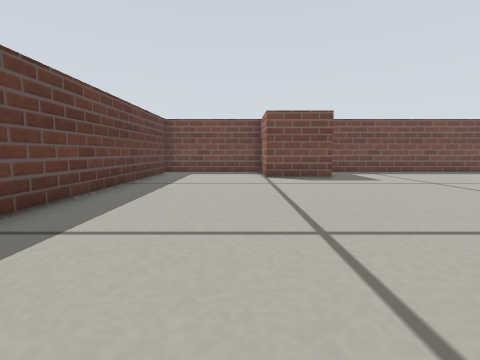
view 1 (above)

16 first-person views from a walk through a Gazebo world. The camera is 0.19 m above the floor, tilts 6° down and sees 85° across. The floor is counted in squares, 0.2 m on a side. Each view is taken from the middle of a square. On the plan, view 1 faces up. The plan holds only what a view shows up to about 11 squares ahead; the rest is blank.

view 2
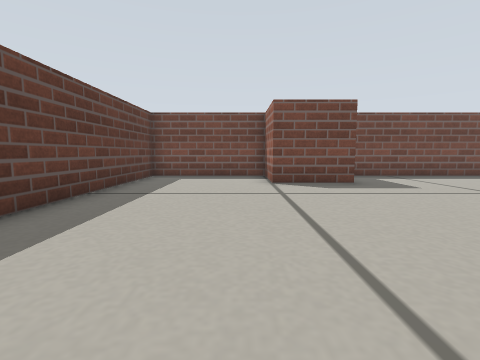

view 3
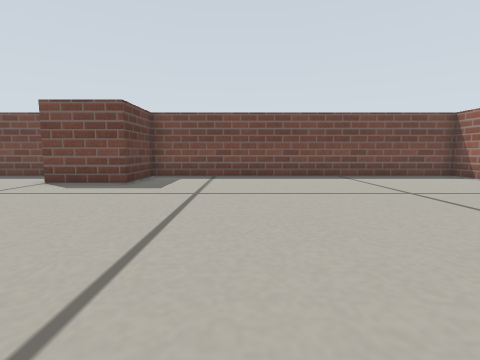

view 4
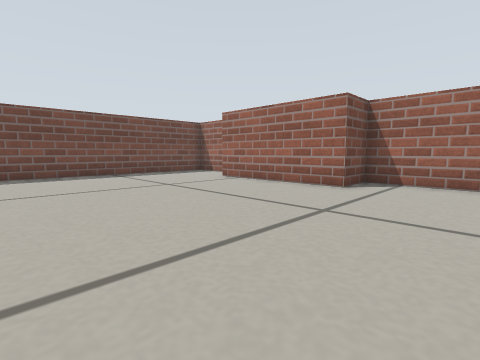

view 5
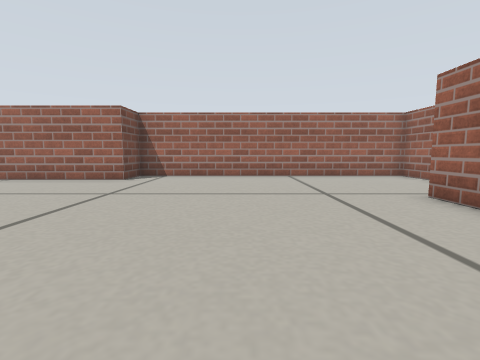

view 6
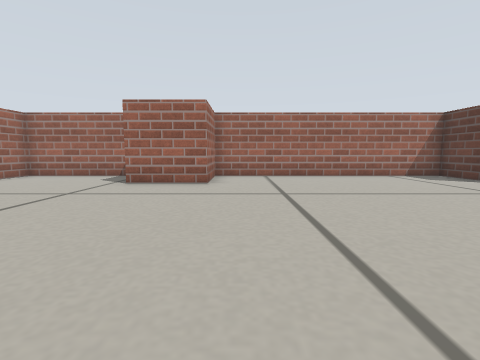

view 7
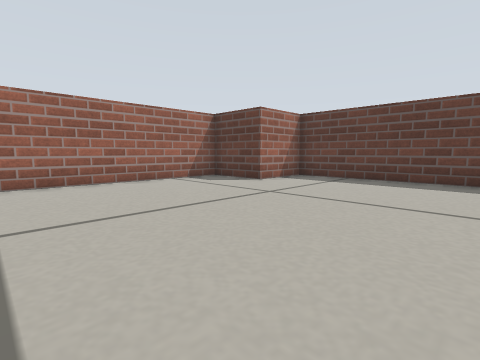

view 8
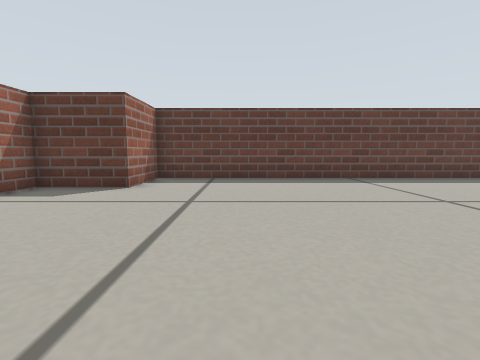

view 9
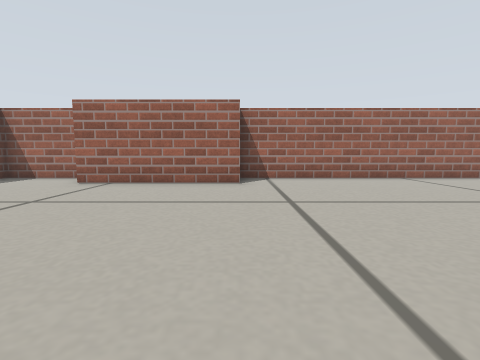

view 10
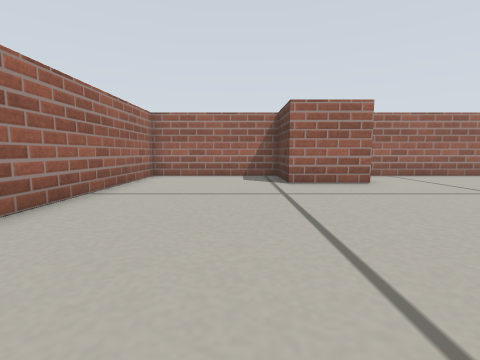

view 11
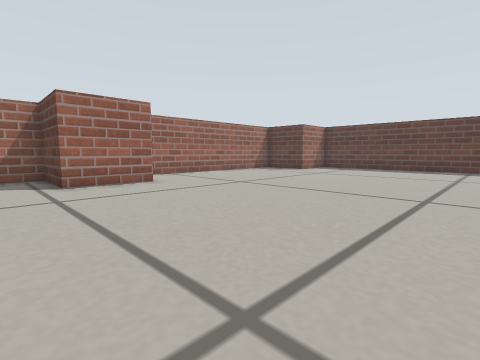

view 12
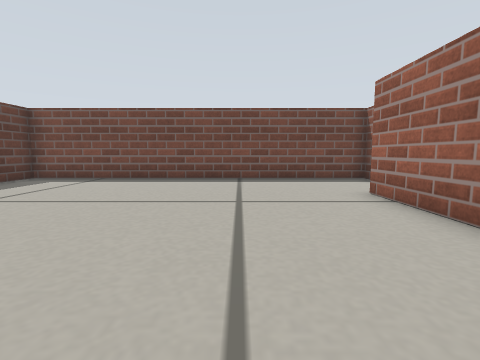

view 13
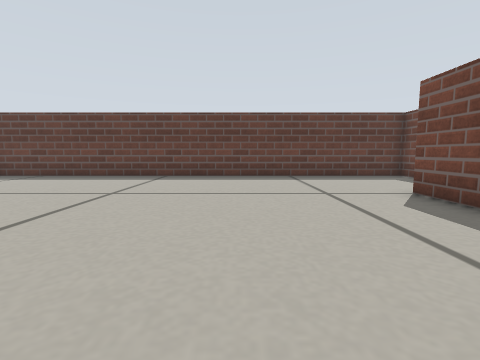

view 14
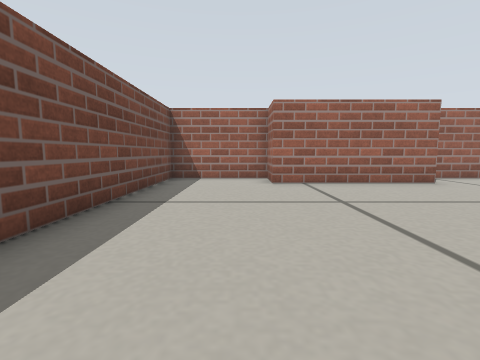

view 15
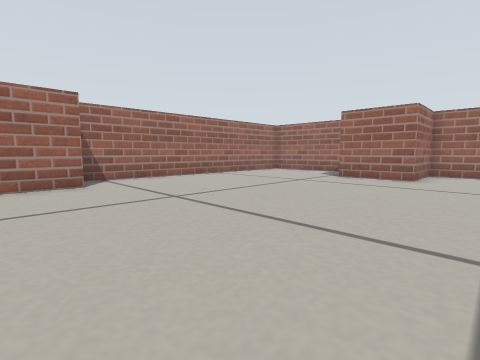

view 16
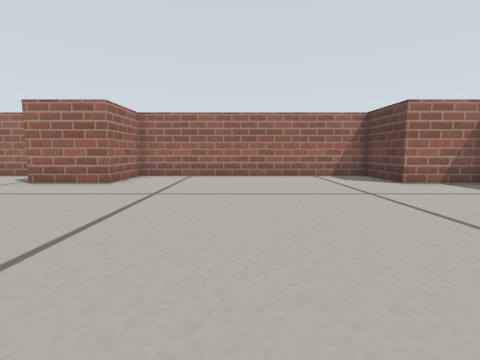

### Floor plan
Points are (right, up) in squares from view 1. A wall is a line through its corners. A room is listed if a view was taken in it or the views show most of it. See-through windows are left out.
Room 1 (views 1, 2, 3, 4, 5, 6, 7, 8, 9, 10, 11, 12, 13, 14, 15, 16)
walls: (8, -4) (10.5, -4) (10.5, -6.5) (15.5, -6.5) (15.5, 4) (14, 4) (14, 9) (15.5, 9) (15.5, 12.5) (3.5, 12.5) (3.5, 10) (1, 10) (1, 12.5) (-3.5, 12.5) (-3.5, -4) (-1, -4) (-1, -6.5) (8, -6.5) (8, -4)

Positions as (right, up) in squares from view 1, and headings:
1: (0, 0), facing up
2: (0, 2), facing up
3: (7, 2), facing up
4: (7, 1), facing up-right
5: (5, 0), facing right
6: (7, 4), facing down
7: (6, 2), facing down-left
8: (6, -1), facing left
9: (6, 4), facing right
10: (12, 4), facing down
11: (12, 4), facing down-left
12: (11, 3), facing up
13: (7, 6), facing left
14: (6, 10), facing right
15: (6, 6), facing down-right
16: (4, 4), facing down
